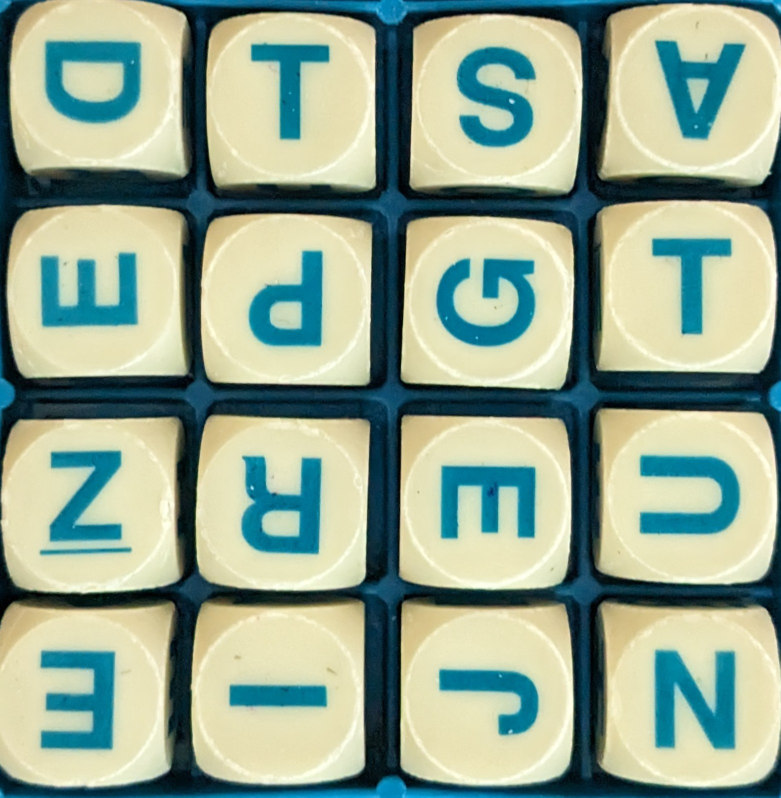
#> input picture old_images/board1.jpg, 1561 x 1595 px, given in place of board1.png, which was not available (shown at 1/2 size)
$ python main.py
#> lines starting #> are read from the running program, lines starting #| are printed output that depends on the picture; after the words box and inside, x2 and y2 are one past the last pixel; in counts of white or black regions, pixels touching at a corner belong together; pictures that were not available may be replaced by others from this repository, and a replacement may not be noted
#> further down, image is the input picture: shape (1595, 1561, 3); mean B, G, R 146.3, 166.6, 148.6
import numpy as np
import easyocr
import cv2

def find_words():
    return None

def find_largest_square_contour(gray_img):
    _, thresh = cv2.threshold(gray_img, 0, 255, cv2.THRESH_BINARY + cv2.THRESH_OTSU)
    contours, _ = cv2.findContours(thresh, cv2.RETR_EXTERNAL, cv2.CHAIN_APPROX_SIMPLE)

    # Sort by area, largest first
    for cnt in sorted(contours, key=cv2.contourArea, reverse=True):
        epsilon = 0.02 * cv2.arcLength(cnt, True)
        approx = cv2.approxPolyDP(cnt, epsilon, True)
        if len(approx) == 4:
            return approx.reshape(4, 2)

    raise ValueError("No square board found.")

def process_board_image(image):
    # Grayscale the image
    gray = cv2.cvtColor(image, cv2.COLOR_BGR2GRAY)

    # Find the largest square contour
    try:
        square_contour = find_largest_square_contour(gray)

        # Draw the detected square on the original image
        result_img = image.copy()
        cv2.drawContours(result_img, [square_contour], -1, (0, 255, 0), 3)

        # Draw corner points
        for point in square_contour:
            cv2.circle(result_img, tuple(point), 5, (255, 0, 0), -1)

        # Resize image for display if it's too large
        height, width = result_img.shape[:2]
        max_size = 800  # Maximum width or height

        if width > max_size or height > max_size:
            scale = max_size / max(width, height)
            new_width = int(width * scale)
            new_height = int(height * scale)
            result_img = cv2.resize(result_img, (new_width, new_height))

        cv2.imshow('Detected Board', result_img)
        cv2.waitKey(0)
        cv2.destroyAllWindows()

        return square_contour

    except ValueError as e:
        print(e)
        return None

def debug_all_contours(image):
    """Visualize all contours found in the image"""
    gray = cv2.cvtColor(image, cv2.COLOR_BGR2GRAY)
    _, thresh = cv2.threshold(gray, 0, 255, cv2.THRESH_BINARY + cv2.THRESH_OTSU)
    contours, _ = cv2.findContours(thresh, cv2.RETR_EXTERNAL, cv2.CHAIN_APPROX_SIMPLE)

    print(f"Total contours found: {len(contours)}")

    # Create debug image
    debug_img = image.copy()

    # Draw all contours in different colors and analyze them
    for i, cnt in enumerate(contours):
        area = cv2.contourArea(cnt)
        perimeter = cv2.arcLength(cnt, True)

        # Approximate to polygon
        epsilon = 0.02 * perimeter
        approx = cv2.approxPolyDP(cnt, epsilon, True)

        # Color code by number of sides
        if len(approx) == 4:
            color = (0, 255, 0)  # Green for 4-sided (squares/rectangles)
            thickness = 3
        elif len(approx) == 3:
            color = (255, 0, 0)  # Blue for triangles
            thickness = 2
        else:
            color = (0, 0, 255)  # Red for everything else
            thickness = 1

        cv2.drawContours(debug_img, [cnt], -1, color, thickness)

        # Print info for larger contours
        if area > 1000:  # Only show significant contours
            print(f"Contour {i}: {len(approx)} sides, area={area:.0f}, perimeter={perimeter:.0f}")

    # Resize for display
    height, width = debug_img.shape[:2]
    max_size = 800
    if width > max_size or height > max_size:
        scale = max_size / max(width, height)
        new_width = int(width * scale)
        new_height = int(height * scale)
        debug_img = cv2.resize(debug_img, (new_width, new_height))
        thresh = cv2.resize(thresh, (new_width, new_height))

    # Save images instead of showing (to avoid the display error)
    cv2.imwrite('debug_all_contours.jpg', debug_img)
    cv2.imwrite('debug_threshold.jpg', thresh)

    print("Debug images saved:")
    print("- debug_all_contours.jpg (Green=4-sided, Blue=triangles, Red=other)")
    print("- debug_threshold.jpg (binary threshold image)")

    return contours

def find_dice_adaptive(image):
    """Find dice using adaptive methods - no shape assumptions"""
    gray = cv2.cvtColor(image, cv2.COLOR_BGR2GRAY)
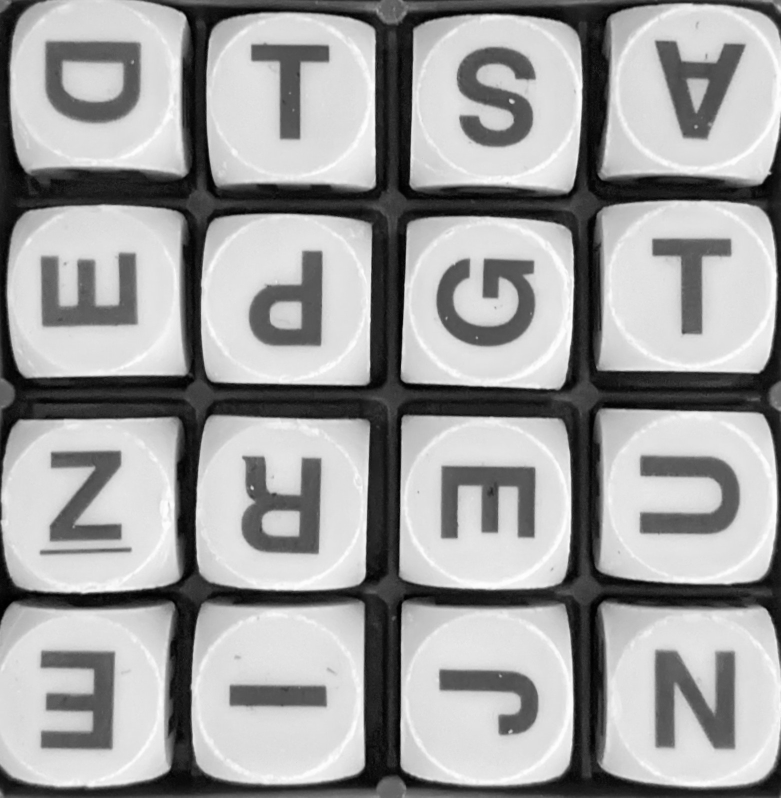
#> gray: shape (1595, 1561) (shown at 1/2 size); min 0, max 254, mean 158.9

    # Multiple preprocessing approaches
    blurred = cv2.GaussianBlur(gray, (5, 5), 0)

    # Try adaptive threshold instead of OTSU
    thresh = cv2.adaptiveThreshold(blurred, 255, cv2.ADAPTIVE_THRESH_GAUSSIAN_C,
                                   cv2.THRESH_BINARY_INV, 15, 10)
#> thresh: shape (1595, 1561); 4.2% white; 979 white regions (574 under 20 px), largest, box (x1, y1, x2, y2) and area: (396, 421, 749, 778) 6002, (793, 825, 1149, 1186) 5930, (1188, 394, 1561, 752) 4909

    # Morphological operations to clean up
    kernel = cv2.getStructuringElement(cv2.MORPH_ELLIPSE, (3, 3))
    thresh = cv2.morphologyEx(thresh, cv2.MORPH_CLOSE, kernel)
#> thresh: shape (1595, 1561); 4.2% white; 948 white regions (557 under 20 px), largest, box (x1, y1, x2, y2) and area: (396, 421, 749, 778) 6003, (793, 825, 1149, 1186) 5934, (1188, 394, 1561, 752) 4937
    thresh = cv2.morphologyEx(thresh, cv2.MORPH_OPEN, kernel)
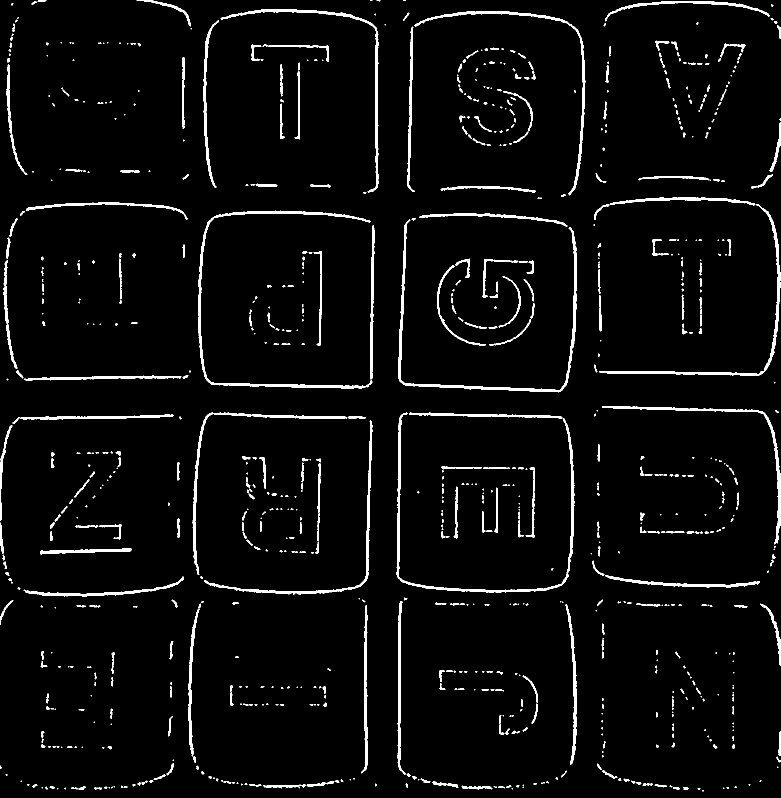
#> thresh: shape (1595, 1561) (shown at 1/2 size); 3.9% white; 833 white regions (409 under 20 px)

    contours, _ = cv2.findContours(thresh, cv2.RETR_EXTERNAL, cv2.CHAIN_APPROX_SIMPLE)
#> contours = 833 contours, 527 with area under 20; largest, box (x1, y1, x2, y2) and area: (796, 439, 1154, 785) 3788, (396, 421, 745, 778) 3645, (793, 825, 1149, 1186) 3574, (1198, 408, 1561, 752) 2684, (441, 19, 757, 385) 2475

    dice_candidates = []
    for cnt in contours:
        area = cv2.contourArea(cnt)

        # Just filter by area, not shape
        if 200 < area < 8000:  # Adjust based on your image
            x, y, w, h = cv2.boundingRect(cnt)

            # Very loose aspect ratio - dice can be quite distorted
            aspect_ratio = w / h
            if 0.3 < aspect_ratio < 3.0:  # Much more permissive
                dice_candidates.append((x, y, w, h))
#> this loop made 833 passes
#> (area, x, y, w, h, aspect_ratio) on passes 32, 247, 257, 260, 268, 278, 290, 291: (262.5, 526, 1569, 86, 8, 10.75), (1280.5, 722, 1210, 14, 337, 0.0415), (1332, 1131, 1208, 23, 322, 0.0714), (444, 1520, 1207, 41, 124, 0.331), (1157, 376, 1207, 26, 306, 0.085), (1326.5, 794, 1202, 18, 347, 0.0519), (1288, 47, 1153, 321, 40, 8.03), (1259.5, 1210, 1150, 310, 25, 12.4)
#> after the loop, dice_candidates = 16 items, first 6: (1520, 1207, 41, 124), (408, 841, 337, 349), (793, 825, 356, 361), (385, 825, 310, 325), (1204, 812, 357, 277), (978, 638, 84, 53)

    return dice_candidates

def visualize_dice_candidates(image):
    """Show all potential dice regions"""
    candidates = find_dice_adaptive(image)
#> candidates has the same summary as dice_candidates in find_dice_adaptive
    result = image.copy()

    print(f"Found {len(candidates)} potential dice regions")
#| Found 16 potential dice regions

    for i, (x, y, w, h) in enumerate(candidates):
        cv2.rectangle(result, (x, y), (x+w, y+h), (0, 255, 0), 2)
        cv2.putText(result, str(i), (x, y-5), cv2.FONT_HERSHEY_SIMPLEX, 0.5, (255, 0, 0), 1)
        print(f"Region {i}: size {w}x{h}, area {w*h}")
#> this loop made 16 passes
#> (printed output is left out)
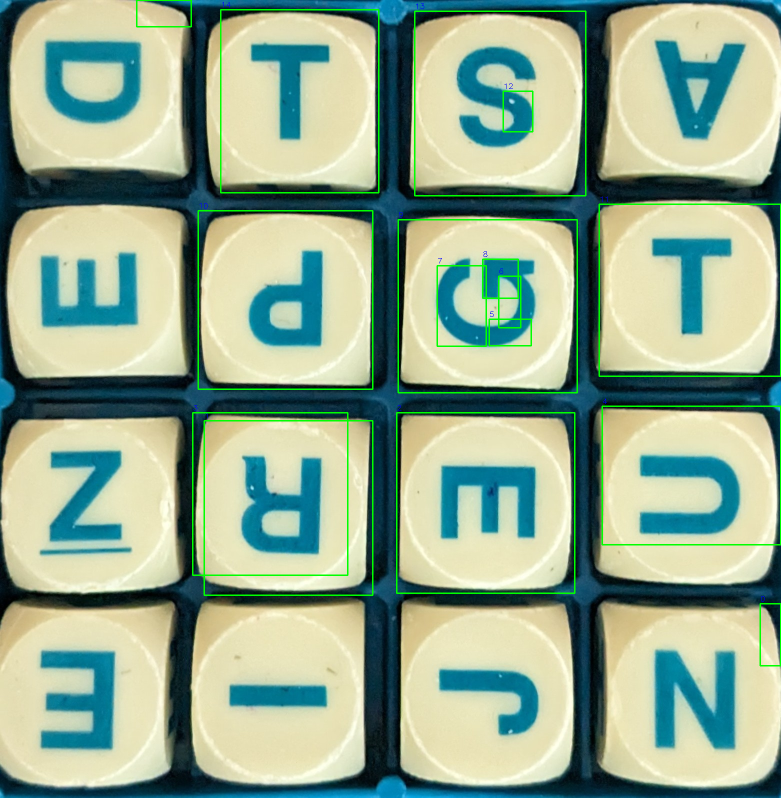
#> result: shape (1595, 1561, 3) (shown at 1/2 size); 1.72% of pixels changed, all inside (x1, y1, x2, y2) = (272, 0, 1561, 1333)

    cv2.imwrite('dice_candidates.jpg', result)
    return candidates

if __name__ == "__main__":
    image = cv2.imread(r"C:\CodeProjects\Boggle App\test_images\board1.png")
    if image is not None:
        # Visualize dice candidates
        candidates = visualize_dice_candidates(image)
#> candidates has the same summary as dice_candidates in find_dice_adaptive

        # Debug all contours first
        contours = debug_all_contours(image)
#> in debug_all_contours, `contours, _ = cv2.findContours(thresh, cv2.RETR_EXTERNAL, cv2.CHAIN_AP..`: contours = 32 contours, 12 with area under 20; largest, box (x1, y1, x2, y2) and area: (1199, 1207, 1561, 1576) 120258, (801, 1209, 1148, 1572) 118400, (382, 1206, 730, 1570) 118206, (1197, 818, 1555, 1169) 116644, (0, 1209, 345, 1575) 116544
#| Total contours found: 32
#> the loop in debug_all_contours, `for i, cnt in enumerate(contours):` made 32 passes
#> (area, perimeter, epsilon, approx, color, thickness) on passes 10, 11, 12, 16: (113915, 1338.1, 26.76, [[807, 834], [800, 1151], [1119, 1166], [1124, 843]], (0, 255, 0), 3), (113804.5, 1334, 26.68, [[416, 838], [400, 1146], [719, 1167], [736, 846]], (0, 255, 0), 3), (116644.5, 1364.2, 27.28, [[1199, 824], [1202, 1142], [1531, 1146], [1525, 829]], (0, 255, 0), 3), (111124.5, 1317.7, 26.35, [[818, 447], [805, 759], [1119, 776], [1140, 463]], (0, 255, 0), 3)
#> (printed output is left out)
#> after the loop in debug_all_contours, `for i, cnt in enumerate(contours):`:
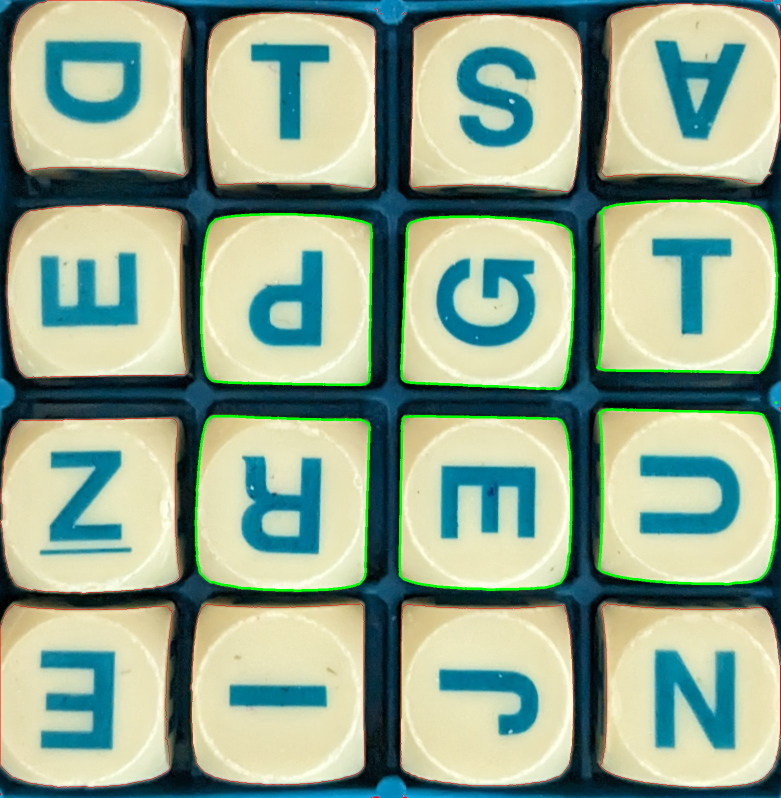
#> debug_img: shape (1595, 1561, 3) (shown at 1/2 size); 2.06% of pixels changed, all inside (x1, y1, x2, y2) = (0, 0, 1561, 1595)
#> in debug_all_contours, `thresh = cv2.resize(thresh, (new_width, new_height))`:
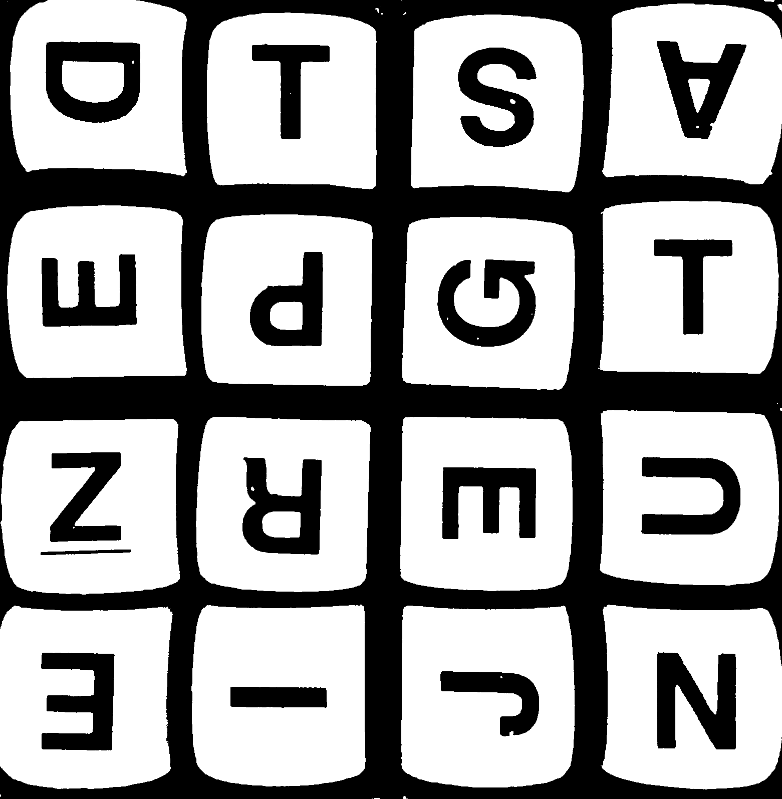
#> thresh: shape (799, 782); min 0, max 255, mean 163.9

        # Then try normal processing
        process_board_image(image)
#> the loop in find_largest_square_contour, `for cnt in sorted(contours, key=cv2.contourArea, reverse=True):` made 4 passes
#> epsilon on passes 1 to 3: 27.97, 27.54, 27.31
#> in process_board_image, `square_contour = find_largest_square_contour(gray)`: square_contour = [[1199, 824], [1202, 1142], [1531, 1146], [1525, 829]]
#> in process_board_image, `cv2.drawContours(result_img, [square_contour], -1, (0, 255, 0), 3)`:
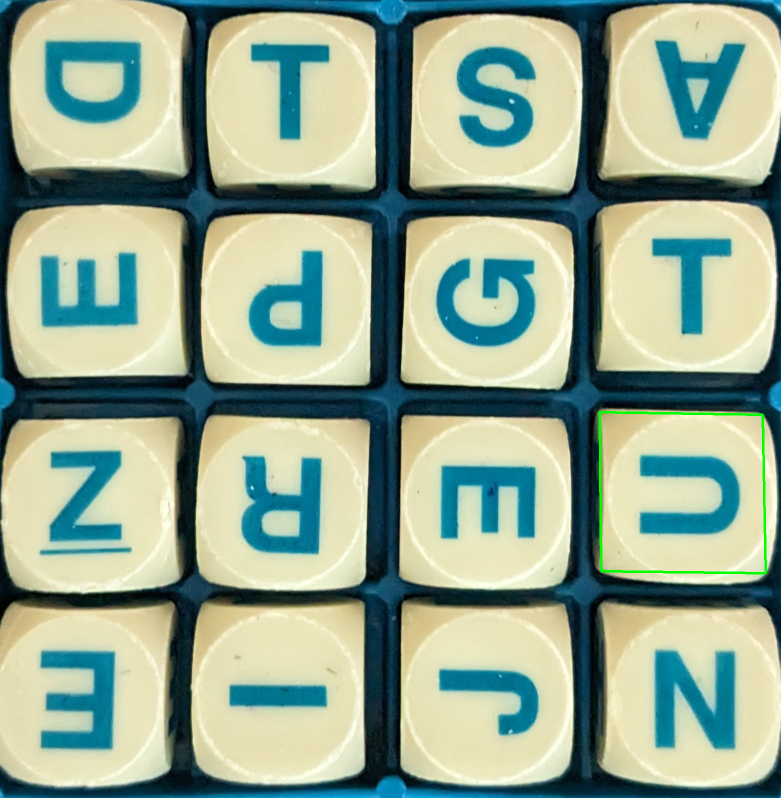
#> result_img: shape (1595, 1561, 3) (shown at 1/2 size); 0.26% of pixels changed, all inside (x1, y1, x2, y2) = (1197, 822, 1534, 1149)
#> the loop in process_board_image, `for point in square_contour:` made 4 passes
#> in process_board_image, `result_img = cv2.resize(result_img, (new_width, new_height))`:
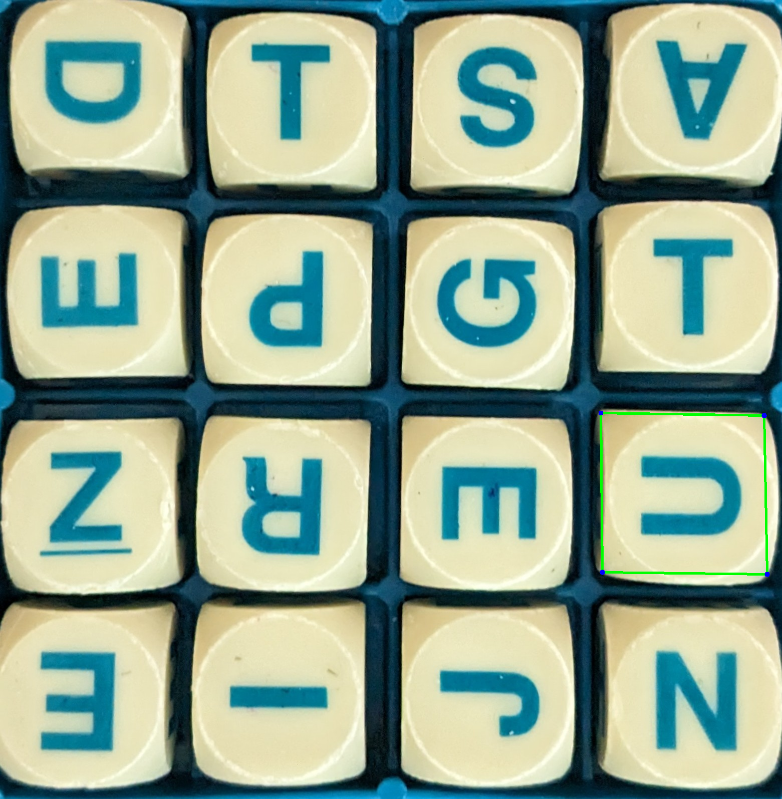
#> result_img: shape (799, 782, 3); mean B, G, R 145.9, 166.6, 147.9
    else:
        print("Could not load image")
